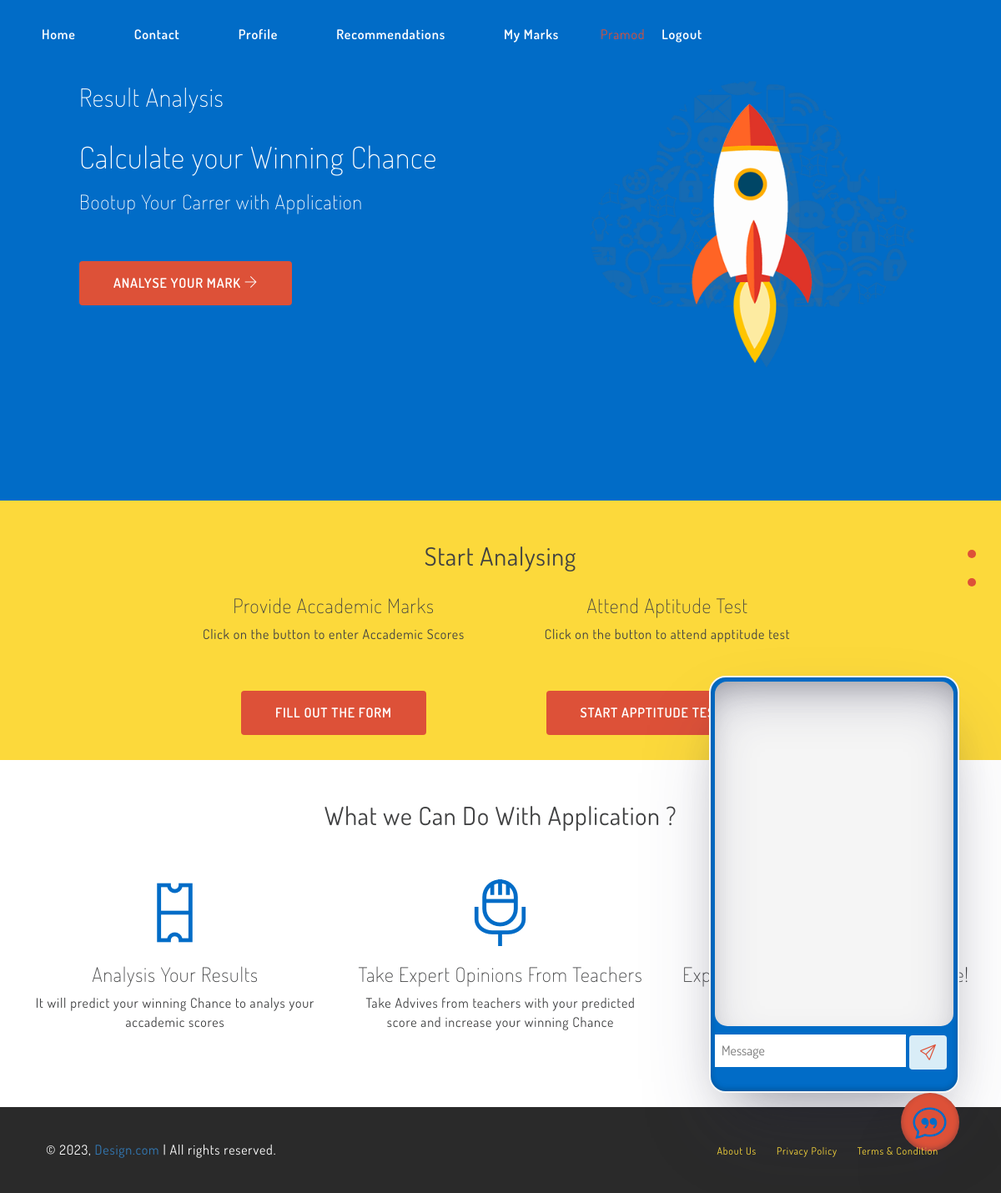
The app's page / (signed in), older data.
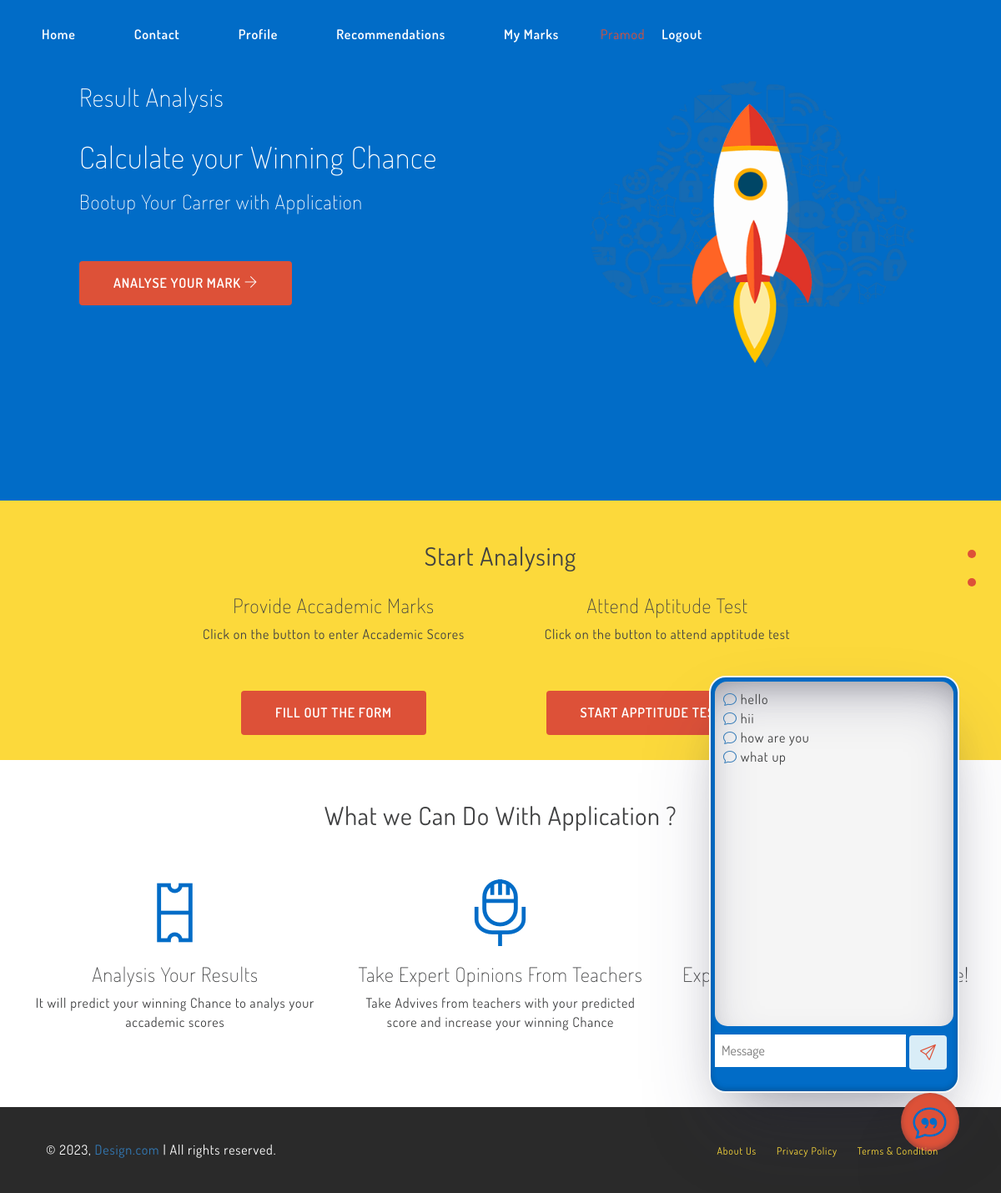
The same page, newer data.
### Teacher/models.py (models this page shows)
class ChatContent(models.Model):
    user = models.ForeignKey(User, on_delete=models.CASCADE)
    message = models.CharField(max_length=1000)
    time = models.DateTimeField(auto_now_add=True)

### Home/decorators.py (the view, shortened to what this page needs)
    def wrapper_function(request, *args, **kwargs):
        group = None
        if request.user.groups.exists():
            group = request.user.groups.all()[0].name
        if group == None:
            return view_func(request, *args, **kwargs)

### Home/views.py (called while the page is built)
@admin_only
def Index(request):
    chat = ChatContent.objects.all()
    print(len(chat), "......................")
    context = {
        "chat":chat
    }
    return render(request,"index.html",context)

### templates/index.html (shortened to what the changed rows need)
{% load static %}
<!DOCTYPE html>
<html lang="en">
<head>
  <link href="{% static 'css/bootstrap.min.css' %}" rel="stylesheet">
  <link href="{% static 'css/style.css' %}" rel="stylesheet">
  <link href="{% static 'css/themify-icons.css' %}" rel="stylesheet">
  <link href="{% static 'css/dosis-font.css' %}" rel='stylesheet'  type='text/css'>
  <link rel="stylesheet" href="https://cdn.jsdelivr.net/npm/bootstrap-icons@1.11.3/font/bootstrap-icons.min.css">
    </head>
    <body id="page-top" data-spy="scroll" data-target=".side-menu">
      <div class="container-fluid">
        <div class="row hero-header" id="home">
      {% block content %}
          <div class="col-md-7">
            <h2>Result Analysis</h2>
            <h1>Calculate your Winning Chance</h1>
          </div>
        </div>
      </div>
      {% if request.user.is_authenticated %}
      <div class="container-fluid tickets" id="tickets">
        <div class="row me-row content-ct">
          <h2 class="row-title">Start Analysing</h2>
        </div>
      </div>
{% endif %}
      <div class="container">
        <div class="row me-row content-ct">
          <h2 class="row-title">What we Can Do With Application ?</h2>
        </div>
      </div>
      {% if request.user.is_authenticated %}
      <div class="chatapp" >
        <div class="chat-box" id="chatbox">
          <div class="contentbox" id="scrollableDiv">
            {% for i in chat %}
            <div class="icon mt-2">
              <i class="bi bi-chat text-primary"></i>
              <span class="text-dark">{{i.message}}</span>
            </div>
            {% endfor %}
          </div>
          <div class="messagebox">
            <form action="{%url 'ChatAdd' %}" method="post">
              <input type="text" name="chat" placeholder="Message" required>
        <button type="submit" class="btn bg-info" style="color: #dd5138;font-size:larger"><i class="bi bi-send"></i></button>
            </form>
          </div>
        </div>
        <a  onclick="chatdisplay()">
        <div class="chaticon"  id="">
          <span style="font-size: 30;"><i class="bi bi-chat-quote"></i></span>
        </div>
      </a>
      </div>
      {% endif %}
{% endblock %}
    </body>
    </html>

Row changes from the older to the newer data that the page shows:
added ChatContent: message "hello"
added ChatContent: message "hii"
added ChatContent: message "how are you"
added ChatContent: message "what up"
